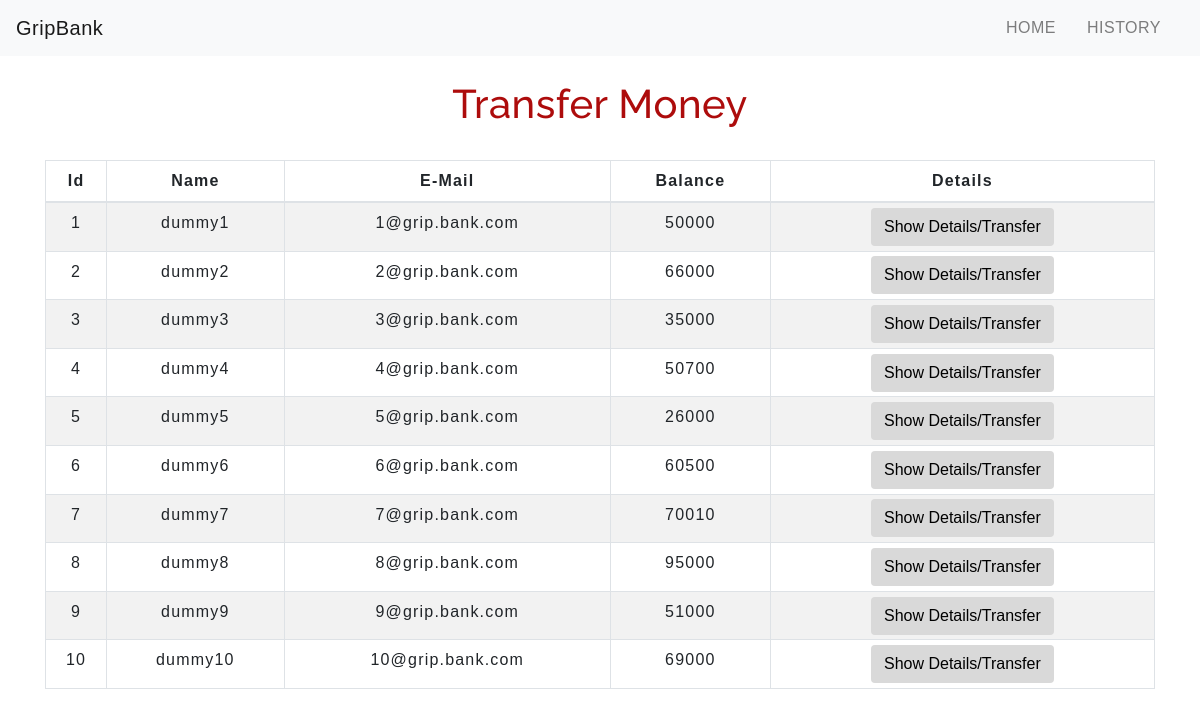
The app's page /transfermoney.php with its own data.
### tables this page shows
CREATE TABLE `users` (
  `id` int(5) NOT NULL,
  `name` text NOT NULL,
  `email` varchar(30) NOT NULL,
  `balance` int(8) NOT NULL
);

### transfermoney.php (the view, shortened to what this page needs)
<!DOCTYPE html>
<html lang="en">
<head>
    <link rel="stylesheet" href="https://maxcdn.bootstrapcdn.com/bootstrap/4.0.0/css/bootstrap.min.css">
    <link rel="stylesheet" type="text/css" href="css/table.css">
    <link rel="stylesheet" type="text/css" href="css/navbar.css">
</head>
<body>
<?php
    include 'config.php';
    $sql = "SELECT * FROM users";
    $result = mysqli_query($conn,$sql);
?>
<?php
  include 'navbar.php';
?>
<div class="container">
        <h2 class="text-center pt-4">Transfer Money</h2>
        <br>
            <div class="row">
                <div class="col">
                    <div class="table-responsive-sm">
                    <table class="table table-hover table-sm table-striped table-condensed table-bordered">
                        <thead>
                            <tr>
                            <th scope="col" class="text-center py-2">Id</th>
                            <th scope="col" class="text-center py-2">Name</th>
                            <th scope="col" class="text-center py-2">E-Mail</th>
                            <th scope="col" class="text-center py-2">Balance</th>
                            <th scope="col" class="text-center py-2">Details</th>
                            </tr>
                        </thead>
                        <tbody>
                <?php
                    while($rows=mysqli_fetch_assoc($result)){
                ?>
                    <tr>
                        <td class="py-2"><?php echo $rows['id'] ?></td>
                        <td class="py-2"><?php echo $rows['name']?></td>
                        <td class="py-2"><?php echo $rows['email']?></td>
                        <td class="py-2"><?php echo $rows['balance']?></td>
                        <td><a href="selecteduserdetail.php?id= <?php echo $rows['id'] ;?>"> <button type="button" class="btn">Show Details/Transfer</button></a></td>
                    </tr>
                <?php
                    }
                ?>
                        </tbody>
                    </table>
                    </div>
                </div>
            </div>
         </div>
</body>
</html>

### navbar.php (shortened to what this page needs)
<nav class="navbar navbar-expand-md navbar-light bg-light">
<a class="navbar-brand" href="index.php">GripBank</a>
<div class="collapse navbar-collapse" id="collapsibleNavbar">
      <ul class="navbar-nav ml-auto">
        <li class="nav-item">
          <a class="nav-link" href="index.php">HOME</a>
        </li>
        <li class="nav-item">
          <a class="nav-link" href="transactionhistory.php">HISTORY</a>
        </li>
    </div>
 </nav>

### css/table.css (style rules this page uses)
* { padding: 0; margin: 0; box-sizing: border-box; font-family: sans-serif; }
h2 { font-size: 40px; }
table { letter-spacing: 1.2px; }
td { text-align: center; }
button { border:none; background: #d9d9d9; transition: 1s; }

### css/navbar.css (style rules this page uses)
.nav-link { margin-right: 15px; color:#1055af; letter-spacing: 0.5px; transition: 0.5s; }
.navbar-brand { color: #511d8d; letter-spacing: 0.5px; }
h2 { color: #ad0c0c; letter-spacing: 0.5px; font-family: raleway; }

### transfermoney.php (style rules this page uses)
button { transition: 1.5s; }

### records on screen
users: id "1", name "dummy1", email "1@grip.bank.com", balance "50000"
users: id "2", name "dummy2", email "2@grip.bank.com", balance "66000"
users: id "3", name "dummy3", email "3@grip.bank.com", balance "35000"
users: id "4", name "dummy4", email "4@grip.bank.com", balance "50700"
users: id "5", name "dummy5", email "5@grip.bank.com", balance "26000"
users: id "6", name "dummy6", email "6@grip.bank.com", balance "60500"
users: id "7", name "dummy7", email "7@grip.bank.com", balance "70010"
users: id "8", name "dummy8", email "8@grip.bank.com", balance "95000"
users: id "9", name "dummy9", email "9@grip.bank.com", balance "51000"
users: id "10", name "dummy10", email "10@grip.bank.com", balance "69000"
